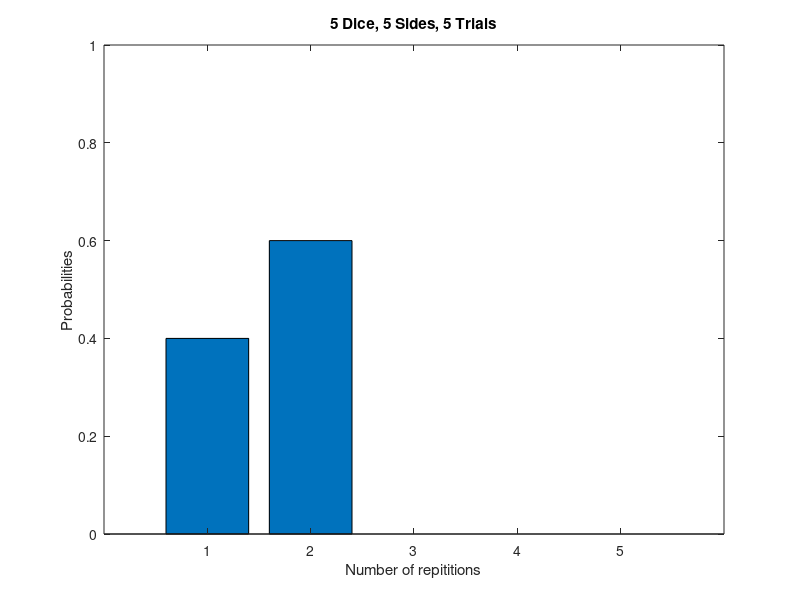

Here is the MATLAB script that generated this plot:
% Homework Program 2
%
% Name:      Kleyner, Pavel
% Section:   23
% Date:      9/27/2015

%Get Inputs
d=input('Please input a "d" value: ');
s=input('Please input a "s" value: ');
n=input('Please input a "n" value: ');


%Create Matrix A
A=randi(s,n,d);

rolls_first_col=A(:,1);

%Create Matrix B
B=A(:,2:d);

%Create Matrix C
C=repmat(rolls_first_col,1,d-1);

%Calculate Matrix D
D=B-C;

%Make Matrix E
E=zeros(size(D));
z=size(D);
length=z(1)*z(2);

%If the value of subtracted is zero, makes another matrix where the
%corresponding value is one
for index=1:length
   if D(index)==0
       E(index)=1;
   else
       E(index)=0;
   end
end

%Create Vector F
F=sum(E,2);

%Create tally and reps
[tally,reps]=hist(F,0:d-1);

%Find desired probabilities
probs=tally/n;

%Plot bar graph of results
bar(probs);
title(sprintf('%u Dice, %u Sides, %u Trials', d,s,n))
xlabel('Number of repititions')
ylabel('Probabilities')
ylim([0 1])

%Create a results matrix
results=[reps; probs]'

%Step 10
%         0    0.1339
%     1.0000    0.2847
%     2.0000    0.2841
%     3.0000    0.1863
%     4.0000    0.0748
%     5.0000    0.0273
%     6.0000    0.0076
%     7.0000    0.0013
%     8.0000         0
%     9.0000         0
%    10.0000         0
%    11.0000         0
%    12.0000         0
%    13.0000         0
%    14.0000         0
%    15.0000         0
%    16.0000         0
%    17.0000         0
%    18.0000         0
%    19.0000         0

% Step 11
%          0    0.1931
%     1.0000    0.3488
%     2.0000    0.2792
%     3.0000    0.1312
%     4.0000    0.0388
%     5.0000    0.0078
%     6.0000    0.0011
%     7.0000    0.0001
%     8.0000    0.0000
%     9.0000    0.0000